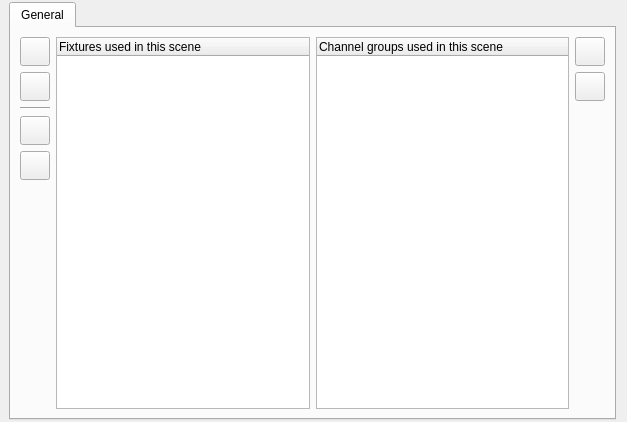
<?xml version="1.0" encoding="UTF-8"?>
<ui version="4.0">
 <author>Massimo Callegari</author>
 <comment>
  Q Light Controller Plus
  sceneeditor.ui

  Copyright (c) 2015 Massimo Callegari

  Licensed under the Apache License, Version 2.0 (the &quot;License&quot;);
  you may not use this file except in compliance with the License.
  You may obtain a copy of the License at

      http://www.apache.org/licenses/LICENSE-2.0.txt

  Unless required by applicable law or agreed to in writing, software
  distributed under the License is distributed on an &quot;AS IS&quot; BASIS,
  WITHOUT WARRANTIES OR CONDITIONS OF ANY KIND, either express or implied.
  See the License for the specific language governing permissions and
  limitations under the License.
 </comment>
 <class>SceneEditor</class>
 <widget class="QWidget" name="SceneEditor">
  <property name="geometry">
   <rect>
    <x>0</x>
    <y>0</y>
    <width>627</width>
    <height>422</height>
   </rect>
  </property>
  <property name="sizePolicy">
   <sizepolicy hsizetype="Preferred" vsizetype="Preferred">
    <horstretch>0</horstretch>
    <verstretch>0</verstretch>
   </sizepolicy>
  </property>
  <property name="windowTitle">
   <string>Scene editor</string>
  </property>
  <layout class="QVBoxLayout" name="verticalLayout">
   <property name="spacing">
    <number>2</number>
   </property>
   <property name="leftMargin">
    <number>9</number>
   </property>
   <property name="topMargin">
    <number>2</number>
   </property>
   <property name="bottomMargin">
    <number>2</number>
   </property>
   <item>
    <widget class="QTabWidget" name="m_tab">
     <property name="currentIndex">
      <number>0</number>
     </property>
     <property name="elideMode">
      <enum>Qt::ElideMiddle</enum>
     </property>
     <widget class="QWidget" name="General">
      <attribute name="title">
       <string>General</string>
      </attribute>
      <attribute name="toolTip">
       <string>General</string>
      </attribute>
      <layout class="QGridLayout" name="gridLayout">
       <item row="9" column="3" rowspan="5">
        <spacer name="verticalSpacer">
         <property name="orientation">
          <enum>Qt::Vertical</enum>
         </property>
         <property name="sizeHint" stdset="0">
          <size>
           <width>20</width>
           <height>40</height>
          </size>
         </property>
        </spacer>
       </item>
       <item row="8" column="3">
        <widget class="QToolButton" name="m_deselectAllGroups">
         <property name="toolTip">
          <string>Disable all channel groups</string>
         </property>
         <property name="icon">
          <iconset resource="qlcui.qrc">
           <normaloff>:/icons/custom/scene-uncheck.svg</normaloff>:/icons/custom/scene-uncheck.svg</iconset>
         </property>
         <property name="iconSize">
          <size>
           <width>22</width>
           <height>22</height>
          </size>
         </property>
        </widget>
       </item>
       <item row="7" column="0">
        <widget class="QToolButton" name="m_addFixtureButton">
         <property name="toolTip">
          <string>Add a new fixture to this scene</string>
         </property>
         <property name="icon">
          <iconset resource="qlcui.qrc">
           <normaloff>:/icons/custom/scene-add.svg</normaloff>:/icons/custom/scene-add.svg</iconset>
         </property>
         <property name="iconSize">
          <size>
           <width>22</width>
           <height>22</height>
          </size>
         </property>
        </widget>
       </item>
       <item row="7" column="3">
        <widget class="QToolButton" name="m_selectAllGroups">
         <property name="toolTip">
          <string>Enable all channel groups</string>
         </property>
         <property name="icon">
          <iconset resource="qlcui.qrc">
           <normaloff>:/icons/custom/scene-check.svg</normaloff>:/icons/custom/scene-check.svg</iconset>
         </property>
         <property name="iconSize">
          <size>
           <width>22</width>
           <height>22</height>
          </size>
         </property>
        </widget>
       </item>
       <item row="7" column="1" rowspan="7">
        <widget class="QTreeWidget" name="m_tree">
         <property name="sizePolicy">
          <sizepolicy hsizetype="Expanding" vsizetype="Expanding">
           <horstretch>1</horstretch>
           <verstretch>1</verstretch>
          </sizepolicy>
         </property>
         <property name="alternatingRowColors">
          <bool>true</bool>
         </property>
         <property name="selectionMode">
          <enum>QAbstractItemView::ExtendedSelection</enum>
         </property>
         <property name="rootIsDecorated">
          <bool>false</bool>
         </property>
         <property name="itemsExpandable">
          <bool>false</bool>
         </property>
         <property name="sortingEnabled">
          <bool>false</bool>
         </property>
         <property name="allColumnsShowFocus">
          <bool>true</bool>
         </property>
         <column>
          <property name="text">
           <string>Fixtures used in this scene</string>
          </property>
         </column>
        </widget>
       </item>
       <item row="8" column="0">
        <widget class="QToolButton" name="m_removeFixtureButton">
         <property name="toolTip">
          <string>Remove the selected fixture(s) from this scene</string>
         </property>
         <property name="icon">
          <iconset resource="qlcui.qrc">
           <normaloff>:/icons/custom/scene-remove.svg</normaloff>:/icons/custom/scene-remove.svg</iconset>
         </property>
         <property name="iconSize">
          <size>
           <width>22</width>
           <height>22</height>
          </size>
         </property>
        </widget>
       </item>
       <item row="7" column="2" rowspan="7">
        <widget class="QTreeWidget" name="m_channelGroupsTree">
         <property name="sizePolicy">
          <sizepolicy hsizetype="Expanding" vsizetype="Expanding">
           <horstretch>1</horstretch>
           <verstretch>1</verstretch>
          </sizepolicy>
         </property>
         <property name="alternatingRowColors">
          <bool>true</bool>
         </property>
         <property name="selectionMode">
          <enum>QAbstractItemView::ExtendedSelection</enum>
         </property>
         <property name="rootIsDecorated">
          <bool>false</bool>
         </property>
         <property name="itemsExpandable">
          <bool>false</bool>
         </property>
         <property name="allColumnsShowFocus">
          <bool>true</bool>
         </property>
         <column>
          <property name="text">
           <string>Channel groups used in this scene</string>
          </property>
         </column>
        </widget>
       </item>
       <item row="9" column="0">
        <widget class="Line" name="line">
         <property name="orientation">
          <enum>Qt::Horizontal</enum>
         </property>
        </widget>
       </item>
       <item row="11" column="0">
        <widget class="QToolButton" name="m_disableChannelsButton">
         <property name="toolTip">
          <string>Disable all fixtures' channels</string>
         </property>
         <property name="icon">
          <iconset resource="qlcui.qrc">
           <normaloff>:/icons/custom/scene-uncheck.svg</normaloff>:/icons/custom/scene-uncheck.svg</iconset>
         </property>
         <property name="iconSize">
          <size>
           <width>22</width>
           <height>22</height>
          </size>
         </property>
        </widget>
       </item>
       <item row="10" column="0">
        <widget class="QToolButton" name="m_enableChannelsButton">
         <property name="toolTip">
          <string>Enable all fixtures' channels</string>
         </property>
         <property name="icon">
          <iconset resource="qlcui.qrc">
           <normaloff>:/icons/custom/scene-check.svg</normaloff>:/icons/custom/scene-check.svg</iconset>
         </property>
         <property name="iconSize">
          <size>
           <width>22</width>
           <height>22</height>
          </size>
         </property>
        </widget>
       </item>
       <item row="12" column="0" rowspan="2">
        <spacer name="verticalSpacer_2">
         <property name="orientation">
          <enum>Qt::Vertical</enum>
         </property>
         <property name="sizeHint" stdset="0">
          <size>
           <width>20</width>
           <height>40</height>
          </size>
         </property>
        </spacer>
       </item>
      </layout>
     </widget>
    </widget>
   </item>
  </layout>
 </widget>
 <resources>
  <include location="qlcui.qrc"/>
 </resources>
 <connections/>
 <slots>
  <slot>slotEnableAll()</slot>
  <slot>slotDisableAll()</slot>
  <slot>slotUpdateValuesChecked(bool)</slot>
 </slots>
</ui>
